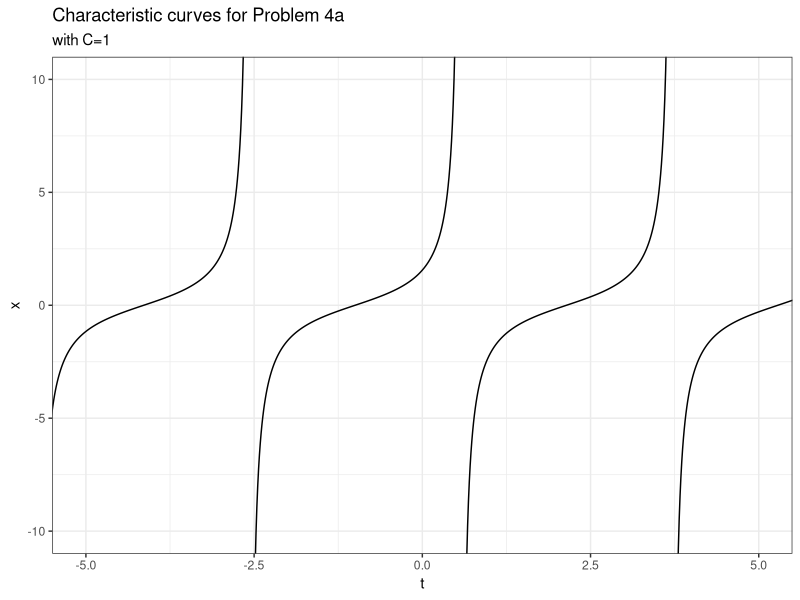
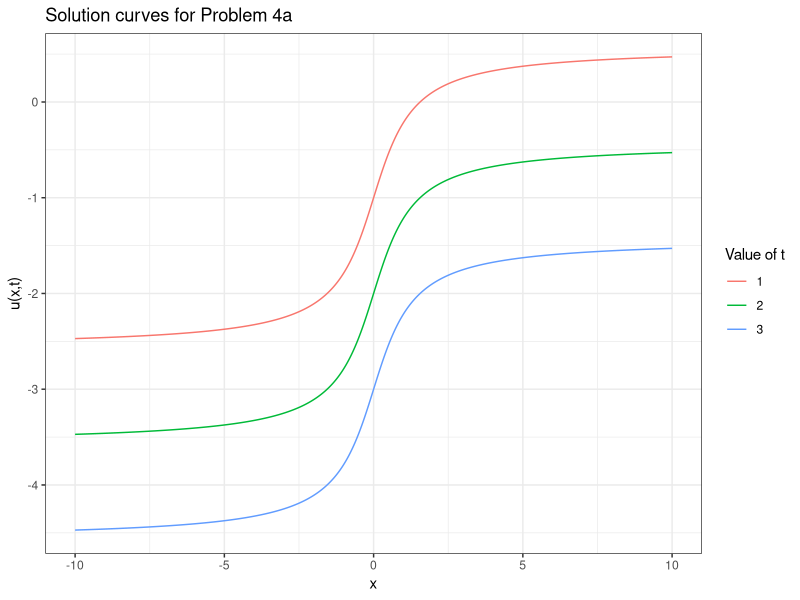
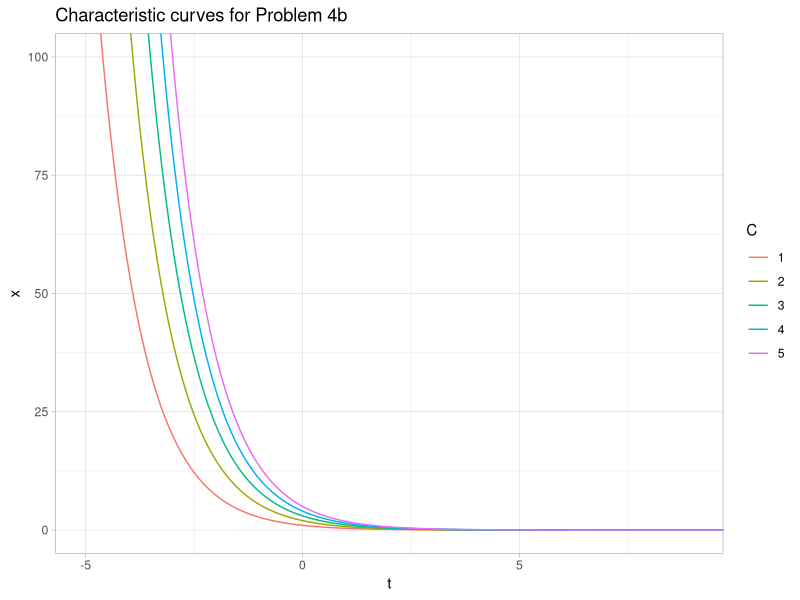
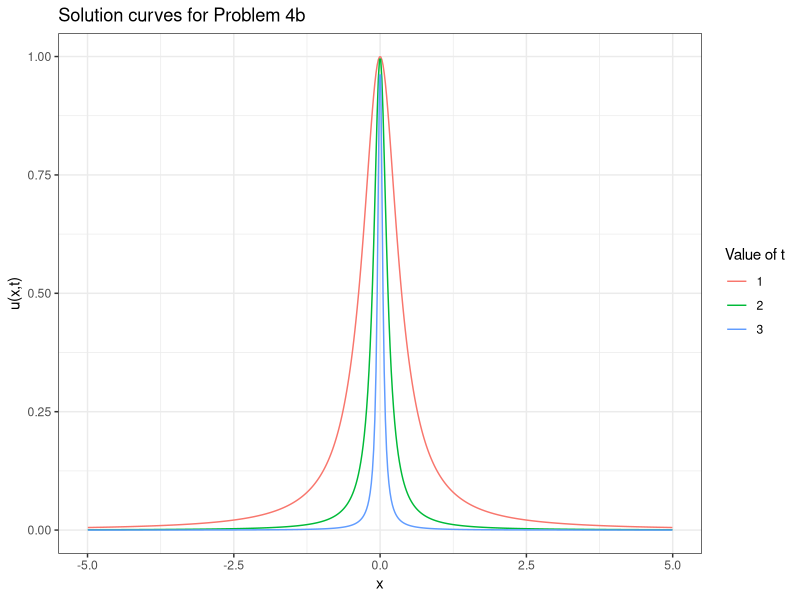
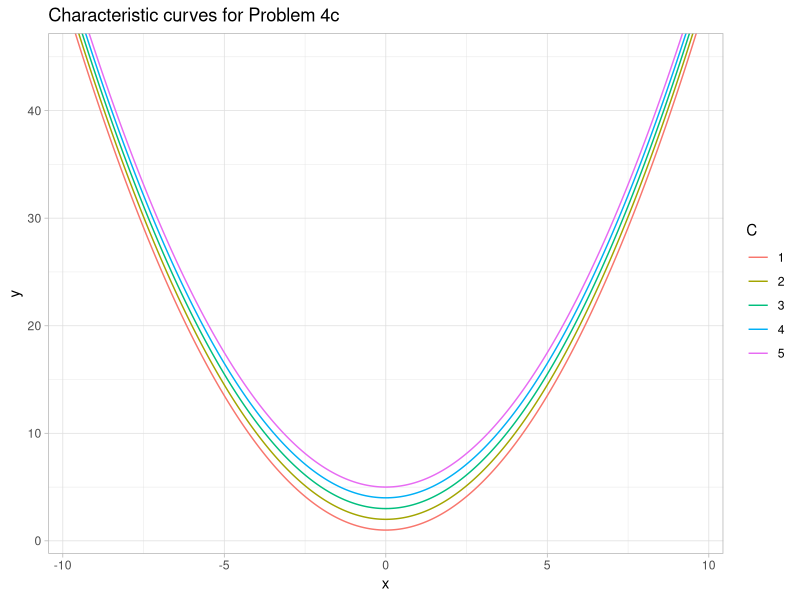
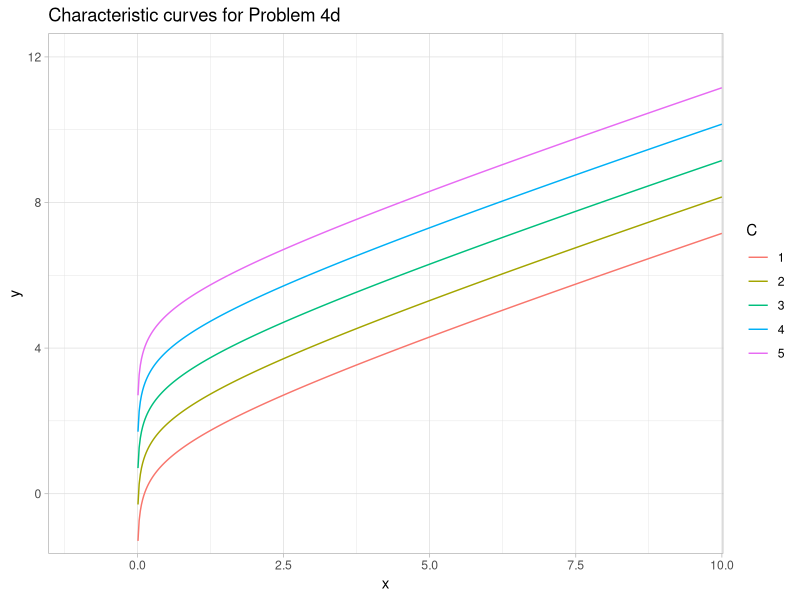

Reproduce these figures in R, in order.
## ---- chunk 1
knitr::opts_chunk$set(echo = TRUE)
library(tidyverse)
## ---- chunk 2
C=1
df_4a <- tibble(x = seq(-2*pi, 2*pi, length.out = 1000),
                y=tan(x+C)) %>% 
  mutate(y = ifelse(abs(y) < 20, y, NA))
                      
ggplot(df_4a, aes(x=x, y=y)) + 
  geom_line()+
  coord_cartesian(ylim=c(-10,10), xlim = c(-5,5))+
  theme_bw()+
  labs(x="t", y="x")+
  ggtitle("Characteristic curves for Problem 4a", subtitle = "with C=1")
## ---- chunk 3

x=seq(-10,10,length.out = 1000)
ggplot() + 
  geom_line(aes(x=x, y=atan(x)-1, color="1"))+
  geom_line(aes(x=x, y=atan(x)-2, color="2"))+
  geom_line(aes(x=x, y=atan(x)-3, color="3"))+
  theme_bw()+
  labs(x="x", y="u(x,t)", color="Value of t")+
  ggtitle("Solution curves for Problem 4a")
## ---- chunk 4
curves_4b <- tibble(C=c(1:5), seq=list(x)) %>% 
  rowwise() %>% 
  mutate(y=list(C*exp(-seq))) %>% 
  unnest(c(seq,y))

ggplot(data=curves_4b)+
  geom_line(aes(x=seq, y=y, color=as.factor(C)))+
  coord_cartesian(ylim=c(NA, 100), xlim=c(-5, 9))+
  labs(x="t", y="x", color="C")+
  theme_light()+
  ggtitle("Characteristic curves for Problem 4b")
## ---- chunk 5

x=seq(-10,10,length.out = 1000)
ggplot() + 
  geom_line(aes(x=x, y=1/(1+(exp(1)*x)^2), color="1"))+
  geom_line(aes(x=x, y=1/(1+(exp(2)*x)^2), color="2"))+
  geom_line(aes(x=x, y=1/(1+(exp(3)*x)^2), color="3"))+
  theme_bw()+
  labs(x="x", y="u(x,t)", color="Value of t")+
  xlim(-5,5)+
  ggtitle("Solution curves for Problem 4b")
## ---- chunk 6
curves_4c <- tibble(C=c(1:5), seq=list(x)) %>% 
  rowwise() %>% 
  mutate(y=list(0.5*(seq)^2+C)) %>% 
  unnest(c(seq,y))

ggplot(data=curves_4c)+
  geom_line(aes(x=seq, y=y, color=as.factor(C)))+
  coord_cartesian(ylim=c(NA, 45), xlim=c(-9.5, 9.5))+
  labs(x="x", y="y", color="C")+
  theme_light()+
  ggtitle("Characteristic curves for Problem 4c")
## ---- chunk 7
curves_4d <- tibble(C=c(1:5), seq=list(x)) %>% 
  rowwise() %>% 
  mutate(y=list((seq/2)+(log(seq)/2)+C)) %>% 
  unnest(c(seq,y))

ggplot(data=curves_4d)+
  geom_line(aes(x=seq, y=y, color=as.factor(C)))+
  coord_cartesian(ylim=c(-1, 12), xlim=c(-1, 9.5))+
  labs(x="x", y="y", color="C")+
  theme_light()+
  ggtitle("Characteristic curves for Problem 4d")
